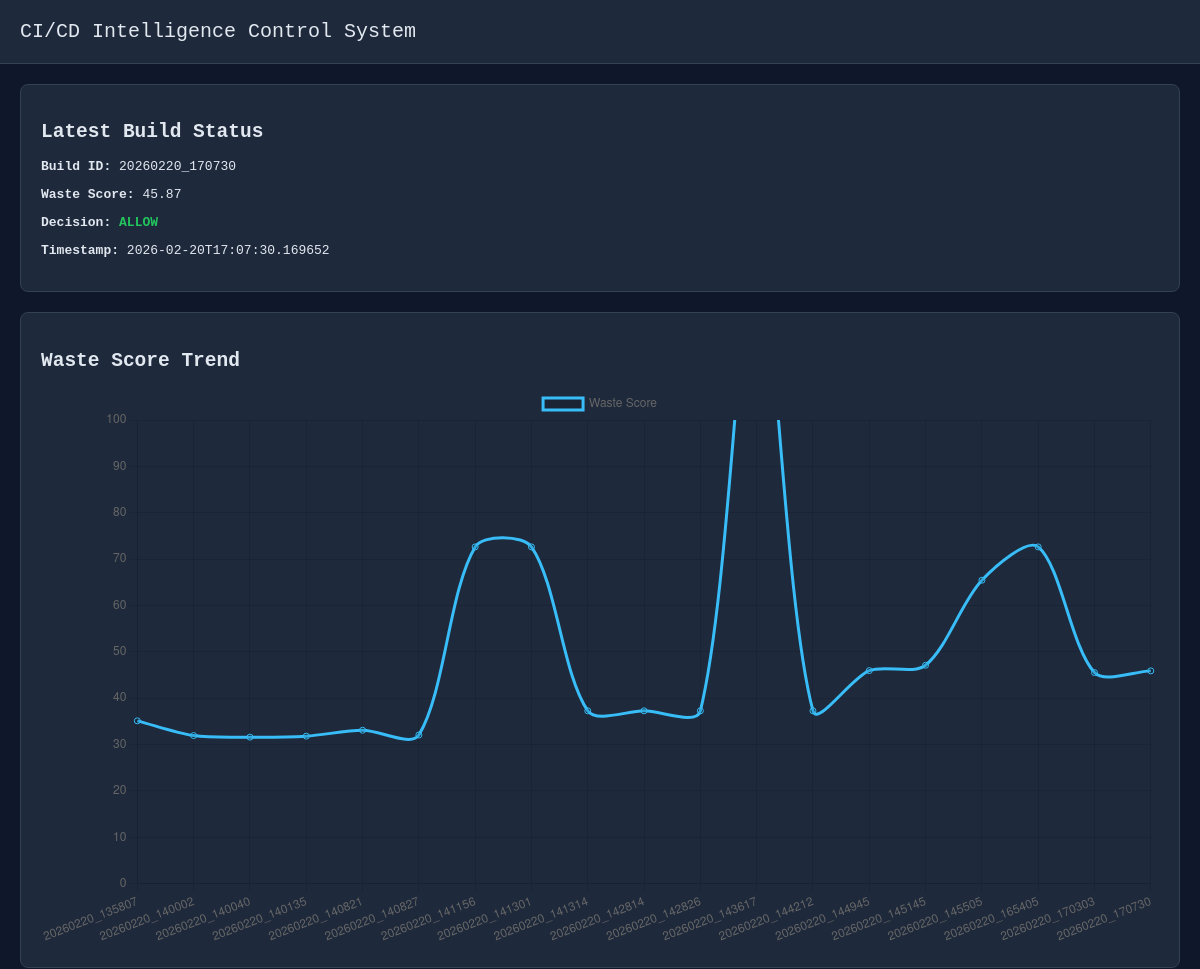
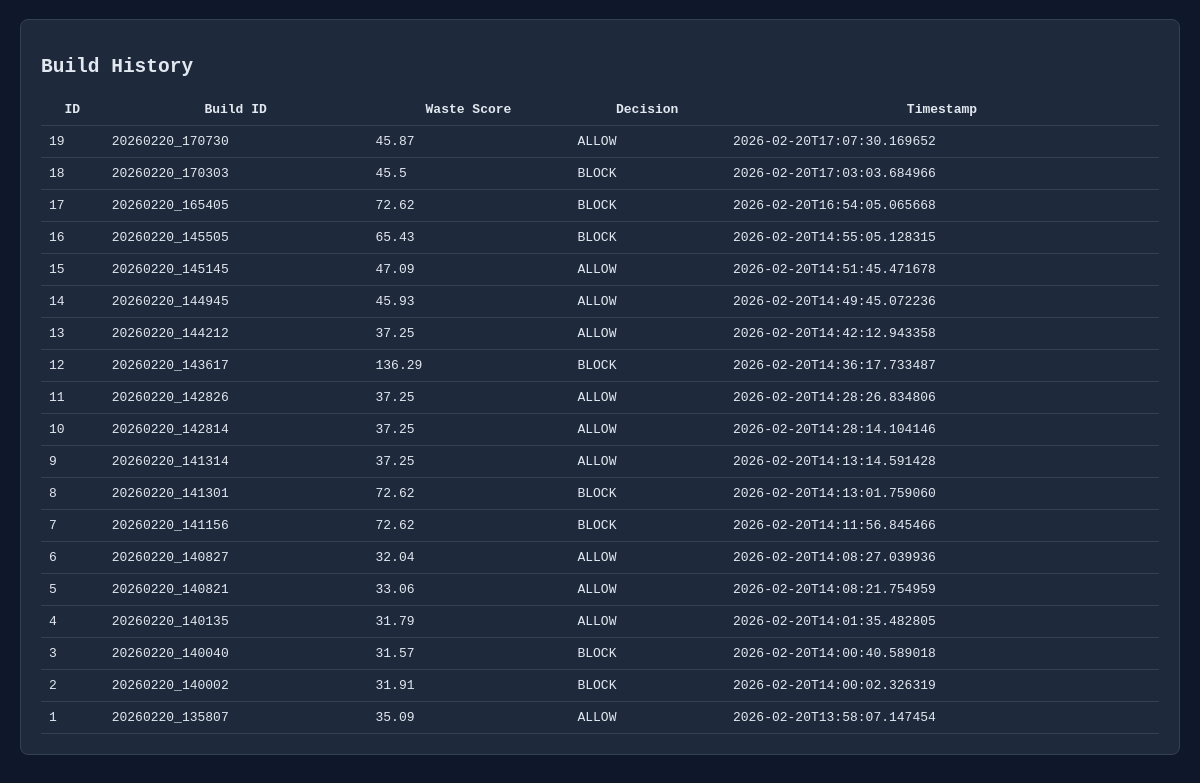
The page / on the database its author committed (2 pictures, top to bottom).
### tables this page shows
CREATE TABLE builds (
            id INTEGER PRIMARY KEY AUTOINCREMENT,
            build_id TEXT,
            waste_score REAL,
            decision TEXT,
            timestamp TEXT
        );

### app/app.py (the view)
@app.route("/")
def home():
    latest = ReportBuilder.fetch_latest_build()
    history = ReportBuilder.fetch_all_builds()
    chart_labels = [build[1] for build in history]
    chart_data = [build[2] for build in history]
    return render_template(
        "index.html",
        latest=latest,
        history=history,
        chart_labels=chart_labels,
        chart_data=chart_data
    )

### reports/report_builder.py (called while the page is built)
    @staticmethod
    def fetch_all_builds():
        conn = sqlite3.connect(DB_PATH)
        cursor = conn.cursor()
        cursor.execute("SELECT * FROM builds ORDER BY id DESC")
        rows = cursor.fetchall()
        conn.close()
        return rows

    @staticmethod
    def fetch_latest_build():
        conn = sqlite3.connect(DB_PATH)
        cursor = conn.cursor()
        cursor.execute("""
        SELECT build_id, waste_score, decision, timestamp
        FROM builds
        ORDER BY id DESC
        LIMIT 1""")
        row = cursor.fetchone()
        conn.close()
        return row

### app/templates/index.html (shortened to what this page needs)
<!DOCTYPE html>
<html>
<head>
</head>
<body>
<header>
    CI/CD Intelligence Control System
</header>
<div class="container">
    <div class="panel">
        <h2>Latest Build Status</h2>
        {% if latest %}
            <p><strong>Build ID:</strong> {{ latest[0] }}</p>
            <p><strong>Waste Score:</strong> {{ latest[1] }}</p>
            <p>
                <strong>Decision:</strong>
                <span class="{{ 'status-allow' if latest[2]=='ALLOW' else 'status-block' }}">
                    {{ latest[2] }}
                </span>
            </p>
            <p><strong>Timestamp:</strong> {{ latest[3] }}</p>
        {% else %}
            <p>No builds recorded yet.</p>
        {% endif %}
    </div>
    <div class="panel">
        <h2>Waste Score Trend</h2>
        <canvas id="wasteChart"></canvas>
    </div>
    <div class="panel">
        <h2>Build History</h2>
        <table>
            <tr>
                <th>ID</th>
                <th>Build ID</th>
                <th>Waste Score</th>
                <th>Decision</th>
                <th>Timestamp</th>
            </tr>
            {% for build in history %}
            <tr>
                <td>{{ build[0] }}</td>
                <td>{{ build[1] }}</td>
                <td>{{ build[2] }}</td>
                <td>{{ build[3] }}</td>
                <td>{{ build[4] }}</td>
            </tr>
            {% endfor %}
        </table>
    </div>
</div>
<script>
    const chartDataElement = document.getElementById("chart-data");
    const chartData = JSON.parse(chartDataElement.textContent);
    const ctx = document.getElementById('wasteChart').getContext('2d');
    new Chart(ctx, {
        type: 'line',
        data: {
            labels: chartData.labels.reverse(),
            datasets: [{
                label: 'Waste Score',
                data: chartData.data.reverse(),
                borderColor: '#38bdf8',
                tension: 0.3
            }]
        },
        options: {
            scales: {
                y: {
                    min: 0,
                    max: 100
                }
            }
        }
    });
</script>
</body>
</html>

### app/templates/index.html (style rules this page uses)
body { background-color: #0f172a; color: #e2e8f0; font-family: monospace; margin: 0; padding: 0; }
header { background-color: #1e293b; padding: 20px; font-size: 20px; border-bottom: 1px solid #334155; }
.container { padding: 20px; }
.panel { background-color: #1e293b; border: 1px solid #334155; padding: 20px; margin-bottom: 20px; border-radius: 8px; }
.status-allow { color: #22c55e; font-weight: bold; }
table { width: 100%; border-collapse: collapse; }
th, td { padding: 8px; border-bottom: 1px solid #334155; }
canvas { background-color: #1e293b; }

### rows shown on the page
builds: build "20260220_170730", waste_score "45.87", decision "ALLOW", timestamp "2026-02-20T17:07:30.169652", id "19"
builds: id "18", build "20260220_170303", waste_score "45.5", decision "BLOCK", timestamp "2026-02-20T17:03:03.684966"
builds: id "17", build "20260220_165405", waste_score "72.62", decision "BLOCK", timestamp "2026-02-20T16:54:05.065668"
builds: id "16", build "20260220_145505", waste_score "65.43", decision "BLOCK", timestamp "2026-02-20T14:55:05.128315"
builds: id "15", build "20260220_145145", waste_score "47.09", decision "ALLOW", timestamp "2026-02-20T14:51:45.471678"
builds: id "14", build "20260220_144945", waste_score "45.93", decision "ALLOW", timestamp "2026-02-20T14:49:45.072236"
builds: id "13", build "20260220_144212", waste_score "37.25", decision "ALLOW", timestamp "2026-02-20T14:42:12.943358"
builds: id "12", build "20260220_143617", waste_score "136.29", decision "BLOCK", timestamp "2026-02-20T14:36:17.733487"
builds: id "11", build "20260220_142826", waste_score "37.25", decision "ALLOW", timestamp "2026-02-20T14:28:26.834806"
builds: id "10", build "20260220_142814", waste_score "37.25", decision "ALLOW", timestamp "2026-02-20T14:28:14.104146"
builds: id "9", build "20260220_141314", waste_score "37.25", decision "ALLOW", timestamp "2026-02-20T14:13:14.591428"
builds: id "8", build "20260220_141301", waste_score "72.62", decision "BLOCK", timestamp "2026-02-20T14:13:01.759060"
builds: id "7", build "20260220_141156", waste_score "72.62", decision "BLOCK", timestamp "2026-02-20T14:11:56.845466"
builds: id "6", build "20260220_140827", waste_score "32.04", decision "ALLOW", timestamp "2026-02-20T14:08:27.039936"
builds: id "5", build "20260220_140821", waste_score "33.06", decision "ALLOW", timestamp "2026-02-20T14:08:21.754959"
builds: id "4", build "20260220_140135", waste_score "31.79", decision "ALLOW", timestamp "2026-02-20T14:01:35.482805"
builds: id "3", build "20260220_140040", waste_score "31.57", decision "BLOCK", timestamp "2026-02-20T14:00:40.589018"
builds: id "2", build "20260220_140002", waste_score "31.91", decision "BLOCK", timestamp "2026-02-20T14:00:02.326319"
builds: id "1", build "20260220_135807", waste_score "35.09", decision "ALLOW", timestamp "2026-02-20T13:58:07.147454"
